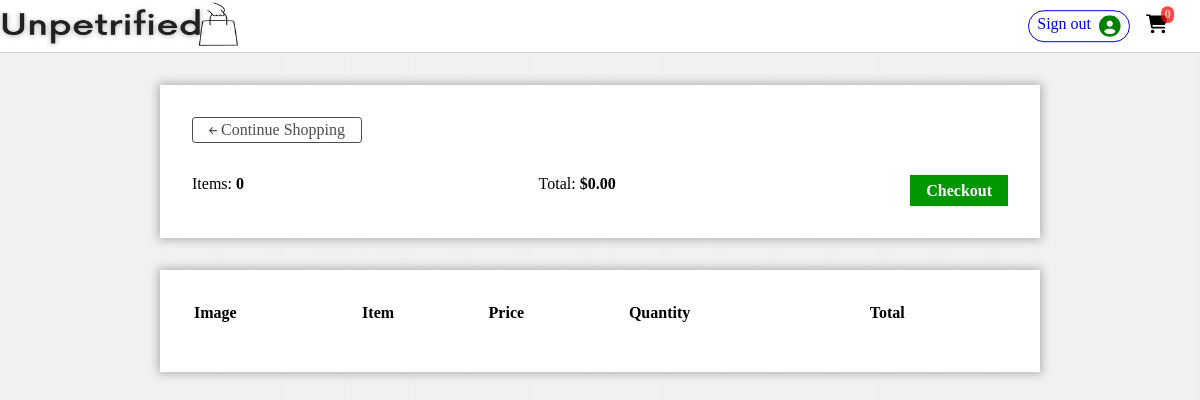
Before: /cart (signed in) with the older database file.
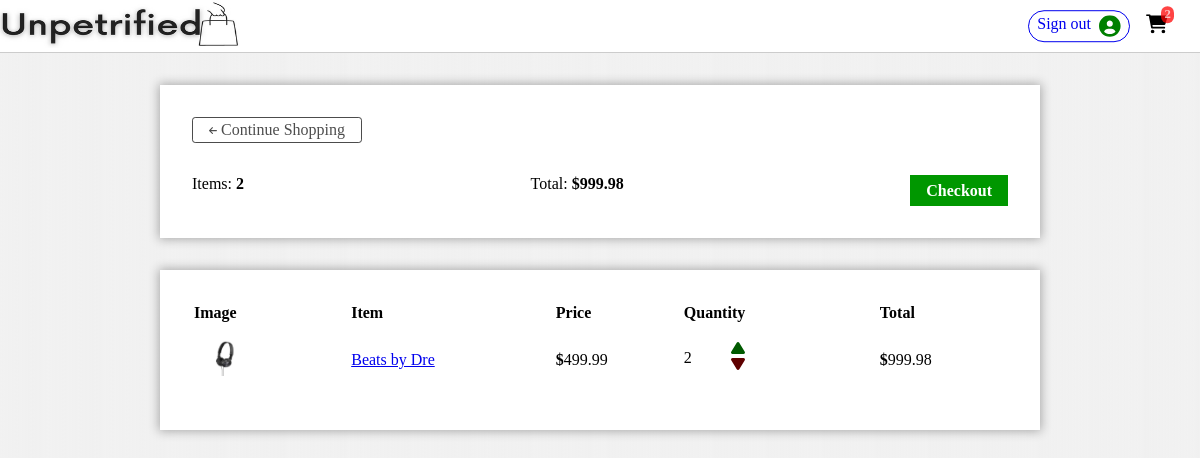
After: the same page with the newer database file.
### store/models.py (models this page shows, shortened)
class Order(models.Model):
    customer = models.ForeignKey(Customer, on_delete=models.SET_NULL, null = True)
    date_ordered = models.DateTimeField(auto_now_add = True)
    complete = models.BooleanField(default=False)
    transaction_id = models.CharField(max_length = 200)
    @property
    def getCartTotal(self):
        orderitems = self.orderitem_set.all()
        total = sum([item.getTotal for item in orderitems])
        return total
    @property
    def getItemTotal(self):
        orderItems = self.orderitem_set.all()
        total = sum([item.quantity for item in orderItems])
        return total

class OrderItem(models.Model):
    product = models.ForeignKey(Product, on_delete=models.SET_NULL, null = True)
    order = models.ForeignKey(Order, on_delete=models.SET_NULL, null = True)
    quantity = models.IntegerField(default=0)
    date_added = models.DateTimeField(auto_now_add = True)
    @property
    def getTotal(self):
        return self.product.price*self.quantity.__round__(2)

class Product(models.Model):
    name = models.CharField(max_length = 100, null=False)
    price = models.FloatField()
    description = models.TextField(null = True,
        validators=[
            MaxLengthValidator(150, 'Describe the item in less than 150 characters')
            ],
        )
    image = models.ImageField(upload_to='item_images')
    @property
    def getImageUrl(self):
        try:
            url = self.image.url
        except:
            url = ''
        return url

### store/views.py (the view)
# urls.py: path('cart', views.Cart.as_view(), name='cart'),
class Cart(View):
    def get(self, request):
        if request.user.is_authenticated:
            customer = request.user.customer
            order, created = Order.objects.get_or_create(customer=customer, complete = False)
            items = order.orderitem_set.all()
        else:
            items = []
            order = {'getCartTotal':0, 'getItemTotal':0}
        context = {'cart':items, 'cartDetails':order}
        return render(request, 'cart.html', context)

### templates/cart.html (shortened to what this page needs)
{% extends 'main.html' %}
{% load static %}
{%block style %}<link rel="stylesheet" href="{% static 'css/cart.css' %}">{% endblock %}
{%block content %}
    <main>
        <section>
            <p>
                <a href="/" class="back">
                    Continue Shopping
                </a>
            </p>
            <p class="cart_details">
                <span>Items: <span class="items">{{cartDetails.getItemTotal}}</span></span>
                <span>Total: <span class="total">{{cartDetails.getCartTotal|floatformat:2}}</span></span>
                <a href="{% url 'checkout' %}" class="checkout">Checkout</a>
            </p>
        </section>
        <section class="display-cart">
            <table>
                <thead>
                    <tr>
                        <th>Image</th>
                        <th>Item</th>
                        <th>Price</th>
                        <th>Quantity</th>
                        <th>Total</th>
                    </tr>
                </thead>
                <tbody>
                    {% for item in cart %}
                        <tr>
                            <td><img class="image" src="{{item.product.getImageUrl}}"></td>
                            <td><a href="{% url 'view' item.product.id %}" class="p_name">{{item.product.name}}</a></td>
                            <td>{{item.product.price|floatformat:2}}</td>
                            <td class="quantity">
                                <span>{{item.quantity}}</span>
                                <span class="increase-decrease">
                                    <span class="increase" data-product="{{item.product.id}}" data-action="add">
                                    </span>
                                    <span class="decrease" data-product="{{item.product.id}}" data-action="remove">
                                    </span>
                                </span>
                            </td>
                            <td>{{item.getTotal|floatformat:2}}</td>
                        </tr>
                    {% endfor %}
                </tbody>
            </table>
        </section>
    </main>
{% endblock %}

### templates/main.html (shortened to what this page needs)
{% load static %}
<!DOCTYPE html>
<html lang="en">
<head>
    <link rel="stylesheet" href="{% static 'css/style.css' %}">
    {%block style %}{% endblock %}
</head>
<body>
    <header>
        <a href="/"><img class="logo" src="{% static 'logo/IMG_2473.jpg' %}" alt="Unpetrified Stores"></a>
        <nav>
            <ul>
                {% if user.is_authenticated %}
                    <li><a class="login" href="{% url 'logout' %}?next={{request.path}}"><span>Sign out</span></a></li>
                {% endif %}
                <li><a href="{% url 'cart' %}" class="cart-btn">
                    <span class="cart-quantity">{{cartDetails.getItemTotal}}</span>
                </a></li>
            </ul>
        </nav>
    </header>
    {%block content %}{% endblock %}
</body>
</html>

Changed rows visible on the page:
computed for Order: getItemTotal "0" → "2"; getCartTotal "0.00" → "999.98"
added OrderItem: product.getImageUrl (picture), product.name "Beats by Dre", product.price "499.99", quantity "2", getTotal "999.98"
